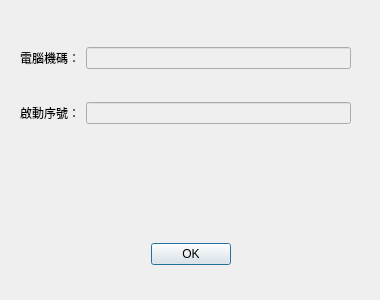
<?xml version="1.0" encoding="UTF-8"?>
<ui version="4.0">
 <class>Dialog</class>
 <widget class="QDialog" name="Dialog">
  <property name="geometry">
   <rect>
    <x>0</x>
    <y>0</y>
    <width>380</width>
    <height>300</height>
   </rect>
  </property>
  <property name="windowTitle">
   <string>Dialog</string>
  </property>
  <widget class="QWidget" name="horizontalLayoutWidget">
   <property name="geometry">
    <rect>
     <x>0</x>
     <y>230</y>
     <width>381</width>
     <height>48</height>
    </rect>
   </property>
   <layout class="QHBoxLayout" name="horizontalLayout">
    <item>
     <spacer name="horizontalSpacer">
      <property name="orientation">
       <enum>Qt::Horizontal</enum>
      </property>
      <property name="sizeHint" stdset="0">
       <size>
        <width>118</width>
        <height>46</height>
       </size>
      </property>
     </spacer>
    </item>
    <item>
     <widget class="QPushButton" name="ok_btn">
      <property name="text">
       <string>OK</string>
      </property>
     </widget>
    </item>
    <item>
     <spacer name="horizontalSpacer_2">
      <property name="orientation">
       <enum>Qt::Horizontal</enum>
      </property>
      <property name="sizeHint" stdset="0">
       <size>
        <width>40</width>
        <height>20</height>
       </size>
      </property>
     </spacer>
    </item>
   </layout>
  </widget>
  <widget class="QWidget" name="gridLayoutWidget">
   <property name="geometry">
    <rect>
     <x>20</x>
     <y>20</y>
     <width>331</width>
     <height>131</height>
    </rect>
   </property>
   <layout class="QGridLayout" name="gridLayout">
    <item row="1" column="1">
     <widget class="QLineEdit" name="activate_code">
      <property name="enabled">
       <bool>false</bool>
      </property>
      <property name="text">
       <string/>
      </property>
     </widget>
    </item>
    <item row="1" column="0">
     <widget class="QLabel" name="label_3">
      <property name="text">
       <string>啟動序號：</string>
      </property>
     </widget>
    </item>
    <item row="0" column="0">
     <widget class="QLabel" name="label">
      <property name="text">
       <string>電腦機碼：</string>
      </property>
     </widget>
    </item>
    <item row="0" column="1">
     <widget class="QLineEdit" name="serial_code">
      <property name="enabled">
       <bool>false</bool>
      </property>
      <property name="text">
       <string/>
      </property>
     </widget>
    </item>
   </layout>
  </widget>
 </widget>
 <resources/>
 <connections/>
</ui>
